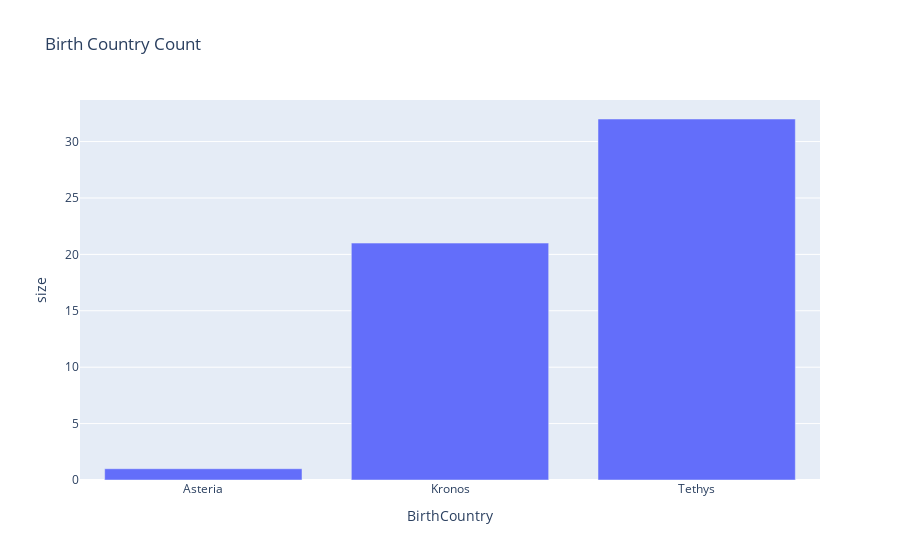

The notebook cell this image was saved under:
### Markdown cell above
### Query if a citzen's birth country is not the same as their current citizenship status

### Code cell
grouped_birth = employee_records_df.groupby(by=['BirthCountry'], as_index=False).size()
px.bar(grouped_birth, x='BirthCountry', y='size', title='Birth Country Count')

### Figure 1 — Plotly figure (JSON) as saved in the notebook; plotly's stock layout.template omitted (floating-point values rounded to 4 significant figures)
{"data": [{"alignmentgroup": "True", "hovertemplate": "BirthCountry=%{x}<br>size=%{y}<extra></extra>", "legendgroup": "", "marker": {"color": "#636efa", "pattern": {"shape": ""}}, "name": "", "offsetgroup": "", "orientation": "v", "showlegend": false, "textposition": "auto", "type": "bar", "x": ["Asteria", "Kronos", "Tethys"], "xaxis": "x", "y": [1, 21, 32], "yaxis": "y"}], "layout": {"barmode": "relative", "legend": {"tracegroupgap": 0}, "title": {"text": "Birth Country Count"}, "xaxis": {"anchor": "y", "domain": [0, 1], "title": {"text": "BirthCountry"}}, "yaxis": {"anchor": "x", "domain": [0, 1], "title": {"text": "size"}}}}
